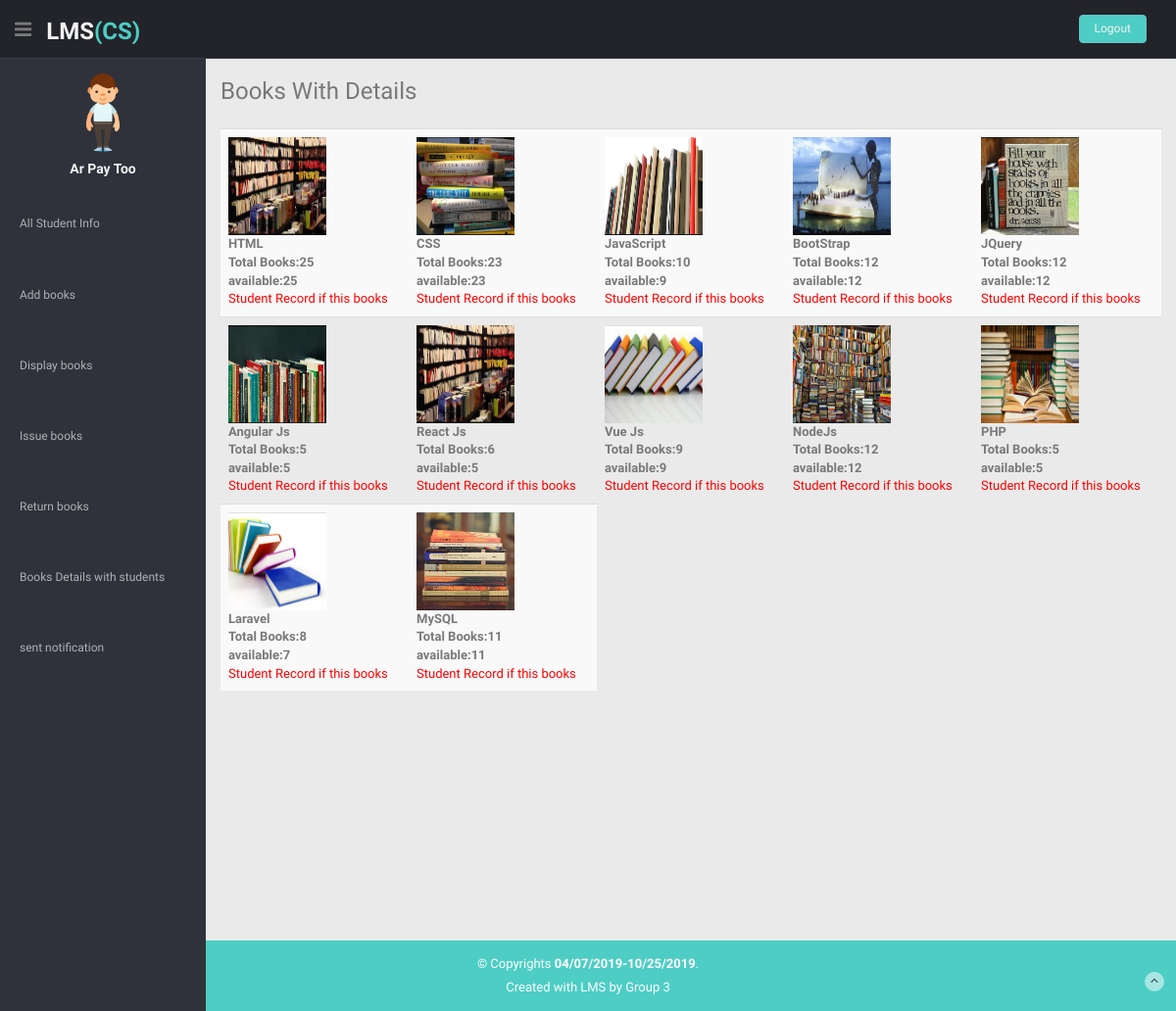
Screenshot of /librarian/books_details_with_student.php (signed in) with the database file from the repository.
### tables this page shows
CREATE TABLE `librarian_registration` (
  `id` int(11) NOT NULL,
  `firstname` varchar(50) NOT NULL,
  `lastname` varchar(50) NOT NULL,
  `username` varchar(50) NOT NULL,
  `password` varchar(50) NOT NULL,
  `email` varchar(50) NOT NULL,
  `contact` varchar(50) NOT NULL,
  `image` varchar(500) NOT NULL
);

CREATE TABLE `add_books` (
  `id` int(11) NOT NULL,
  `books_name` varchar(50) NOT NULL,
  `books_image` varchar(500) NOT NULL,
  `books_author_name` varchar(50) NOT NULL,
  `books_publication_name` varchar(50) NOT NULL,
  `books_purchase_date` varchar(20) NOT NULL,
  `books_price` varchar(20) NOT NULL,
  `books_qty` varchar(20) NOT NULL,
  `available_qty` varchar(20) NOT NULL,
  `librarian_username` varchar(50) NOT NULL
);

### librarian/books_details_with_student.php (the view)
<?php
	include('header.php');
	include('menu.php');
	include('connection.php');
?>
    <section id="main-content">
      <section class="wrapper site-min-height">
        <h3>Books With Details</h3>
        <div class="row mt">
          <div class="col-lg-12">
            <table class="table table-striped table-advance table-hover">
				<tbody>
				<?php
						$i=0;
						echo "<tr>";
						$res=mysqli_query($link,"select * from add_books");
						while($row=mysqli_fetch_array($res)){
							$i=$i+1;
							echo "<td>";
					?><img src="../librarian/books_image/<?php echo $row['books_image']; ?>" width="100" height="100">
					<?php
							echo "<br>";
							echo "<b>".$row['books_name']."</b>";
							echo "<br>";
							echo "<b>"."Total Books:".$row['books_qty']."</b>";
							echo "<br>";
							echo "<b>"."available:".$row['available_qty']."</b>";
							echo "<br>";
					?>
							<a href="all_student_of_this_books.php?book_name=<?php echo $row['books_name']; ?>" style="color:red;">Student Record if this books</a>
					<?php
							echo "</td>";
							if($i==5){
								echo "</tr>";
								echo "<tr>";
								$i=0;
							}
						}
						echo "</tr>";
					?>
                </tbody>
              </table>
          </div>
        </div>
      </section>
    </section>
    <?php
		include('footer.php');
	?>

### librarian/header.php (shortened to what this page needs)
<!DOCTYPE html>
<html lang="en">
<head>
  <link href="lib/bootstrap/css/bootstrap.min.css" rel="stylesheet">
  <link href="lib/font-awesome/css/font-awesome.css" rel="stylesheet" />
  <link href="css/style.css" rel="stylesheet">
  <link href="css/style-responsive.css" rel="stylesheet">
</head>
<body>
  <section id="container">
    <header class="header black-bg">
      <div class="sidebar-toggle-box">
        <div class="fa fa-bars tooltips" data-placement="right" data-original-title="Toggle Navigation"></div>
      </div>
      <a href="display_student_info.php" class="logo"><b>LMS<span>(CS)</span></b></a>
      <div class="top-menu">
        <ul class="nav pull-right top-menu">
          <li><a class="logout" href="logout.php">Logout</a></li>
        </ul>
      </div>
    </header>

### librarian/menu.php
<?php
	include('connection.php');
	$res5=mysqli_query($link,"select * from librarian_registration where username='$_SESSION[librarian]'");
	$name="";
	$image="";
	while($row5=mysqli_fetch_array($res5)){
		$name=$row5['username'];
		$image=$row5['image'];
	}
?>
    <aside>
      <div id="sidebar" class="nav-collapse">
        <ul class="sidebar-menu" id="nav-accordion">
          <p class="centered"><a href="#"><img src="books_image/<?php echo $image; ?>" class="img-circle" width="80"></a></p>
          <h5 class="centered"><?php echo $name; ?></h5>
          <li class="mt"><a href="display_student_info.php">All Student Info</a></li>
		  <li class="mt"><a href="add_book.php">Add books</a></li>
		  <li class="mt"><a href="display_book.php">Display books</a></li>
		  <li class="mt"><a href="issue_book.php">Issue books</a></li>
		  <li class="mt"><a href="return_book.php">Return books</a></li>
		  <li class="mt"><a href="books_details_with_student.php">Books Details with students</a></li>
		  <li class="mt"><a href="sent_notification.php">sent notification</a></li>
        </ul>
      </div>
    </aside>

### librarian/footer.php (shortened to what this page needs)
    <footer class="site-footer">
      <div class="text-center">
        <p>
          &copy; Copyrights <strong>04/07/2019-<?php echo date("m/d/Y"); ?></strong>.
        </p>
        <div class="credits">
          Created with LMS by <a href="">Group 3</a>
        </div>
        <a href="blank.html#" class="go-top">
          <i class="fa fa-angle-up"></i>
          </a>
      </div>
    </footer>
  </section>
</body>
</html>

### librarian/css/style.css (style rules this page uses)
body { color: #797979; background: #eaeaea; font-family: 'Ruda', sans-serif; padding: 0px !important; margin: 0px !important; font-size:13px; }
ul li { list-style: none; }
a, a:hover, a:focus { text-decoration: none; outline: none; }
#container { width: 100%; height: 100%; }
.centered { text-align: center; }
.mt { margin-top: 25px; }
ul.top-menu > li > .logout { color: #f2f2f2; font-size: 12px; border-radius: 4px; -webkit-border-radius: 4px; border: 1px solid #64c3c2 !important; padding: 5px 15px; margin-right: 15px; background: #4ECDC4; margin-top: 15px; }
#sidebar { width: 210px; height: 100%; position: fixed; background: #2f323a; }
#sidebar h5 { color: #f2f2f2; font-weight: 700; }
#sidebar ul li { position: relative; }
ul.sidebar-menu , ul.sidebar-menu li ul.sub { margin: -2px 0 0; padding: 0; }
ul.sidebar-menu { margin-top: 75px; }
ul.sidebar-menu li { margin-bottom: 5px; margin-left:10px; margin-right:10px; }
ul.sidebar-menu li a { color: #aeb2b7; text-decoration: none; display: block; padding: 15px 0 15px 10px; font-size: 12px; outline: none; -webkit-transition: all 0.3s ease; -moz-transition: all 0.3s ease; -o-transition: all 0.3s ease; -ms-transition: all 0.3s ease; transition: all 0.3s ease; }
#main-content { margin-left: 210px; }
.header, .footer { min-height: 60px; padding: 0 15px; }
.header { position: fixed; left: 0; right: 0; z-index: 1002; }
.black-bg { background: #22242a; border-bottom: 1px solid #393d46; }
.wrapper { display: inline-block; margin-top: 60px; padding-left: 15px; padding-right: 15px; padding-bottom: 15px; padding-top: 0px; width: 100%; }
a.logo { font-size: 24px; color: #f2f2f2; float: left; margin-top: 15px; text-transform: uppercase; }
a.logo b { font-weight: 900; }
a.logo span { color: #4ECDC4; }
#top_menu .nav > li, ul.top-menu > li { float: left; }
ul.top-menu > li > a { color: #666666; font-size: 16px; border-radius: 4px; -webkit-border-radius: 4px; border:1px solid #666666 !important; padding: 2px 6px; margin-right: 15px; }
.sidebar-toggle-box { float: left; padding-right: 15px; margin-top: 20px; }
.sidebar-toggle-box .fa-bars { cursor: pointer; display: inline-block; font-size: 20px; }
.site-footer { background: #4ECDC4; color: #fff; padding: 15px 0; }
.site-footer p { margin-bottom: 5px; }
.credits, .credits a { color: #fff; }
.go-top { margin-right: 1%; margin-top: -25px; float: right; background: rgba(255,255,255,.5); width: 20px; height: 20px; border-radius: 50%; -webkit-border-radius: 50%; }
.go-top i { color: #2A3542; }
.site-min-height { min-height: 900px; }

### rows the page displays
librarian_registration: image (picture), username "Ar Pay Too"
add_books: books_image (picture), books_name "HTML", books_qty "25", available_qty "25"
add_books: books_image (picture), books_name "CSS", books_qty "23", available_qty "23"
add_books: books_image (picture), books_name "JavaScript", books_qty "10", available_qty "9"
add_books: books_image (picture), books_name "BootStrap", books_qty "12", available_qty "12"
add_books: books_image (picture), books_name "JQuery", books_qty "12", available_qty "12"
add_books: books_image (picture), books_name "Angular Js", books_qty "5", available_qty "5"
add_books: books_image (picture), books_name "React Js", books_qty "6", available_qty "5"
add_books: books_image (picture), books_name "Vue Js", books_qty "9", available_qty "9"
add_books: books_image (picture), books_name "NodeJs", books_qty "12", available_qty "12"
add_books: books_image (picture), books_name "PHP", books_qty "5", available_qty "5"
add_books: books_image (picture), books_name "Laravel", books_qty "8", available_qty "7"
add_books: books_image (picture), books_name "MySQL", books_qty "11", available_qty "11"
